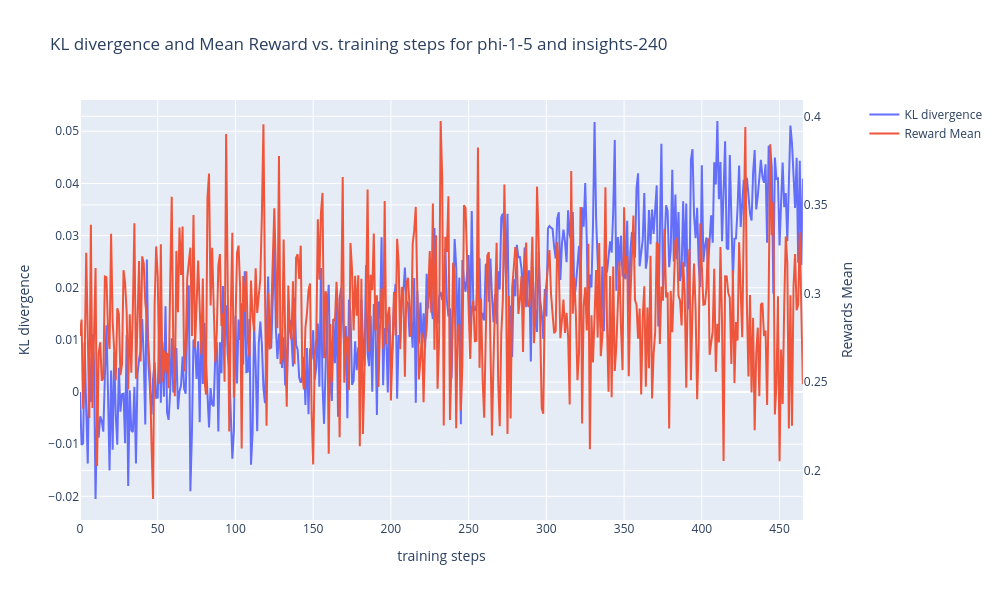

Source (notebook cell):
### Code cell
import plotly.graph_objects as go
from plotly.subplots import make_subplots

# Create figure with secondary y-axis
fig = make_subplots(specs=[[{"secondary_y": True}]])
n_steps = len(ppo_results['kl-divergence'])
# Add traces
fig.add_trace(
    go.Scatter(
        x=list(range(n_steps)), y=ppo_results['kl-divergence'], name="KL divergence"
    ),
    secondary_y=False,
)

fig.add_trace(
    go.Scatter(
        x=list(range(n_steps)), y=ppo_results['returns-mean'], name="Reward Mean"
    ),
    secondary_y=True,
)

# Add figure title
fig.update_layout(
    title_text=f"KL divergence and Mean Reward vs. training steps for {model} and {run_type}"
)

# Set x-axis title
fig.update_xaxes(title_text="training steps")

# Set y-axes titles
fig.update_yaxes(title_text="KL divergence", secondary_y=False)
fig.update_yaxes(title_text="Rewards Mean", secondary_y=True)
fig.update_layout(
    autosize=False,
    width=1_000,
    height=600,
)

fig.show()

### Figure 1 — Plotly figure (JSON) as saved in the notebook; plotly's stock layout.template omitted (floating-point values rounded to 4 significant figures; data arrays with more than 128 entries replaced by an {"elided": "..."} marker saying what was removed)
{"data": [{"name": "KL divergence", "type": "scatter", "x": {"elided": "466 int values"}, "xaxis": "x", "y": {"elided": "466 float values"}, "yaxis": "y"}, {"name": "Reward Mean", "type": "scatter", "x": {"elided": "466 int values"}, "xaxis": "x", "y": {"elided": "466 float values"}, "yaxis": "y2"}], "layout": {"autosize": false, "height": 600, "title": {"text": "KL divergence and Mean Reward vs. training steps for phi-1-5 and insights-240"}, "width": 1000, "xaxis": {"anchor": "y", "autorange": true, "domain": [0, 0.94], "range": [0, 465], "title": {"text": "training steps"}, "type": "linear"}, "yaxis": {"anchor": "x", "autorange": true, "domain": [0, 1], "range": [-0.02454, 0.056], "title": {"text": "KL divergence"}, "type": "linear"}, "yaxis2": {"anchor": "x", "autorange": true, "overlaying": "y", "range": [0.1721, 0.4092], "side": "right", "title": {"text": "Rewards Mean"}, "type": "linear"}}}
